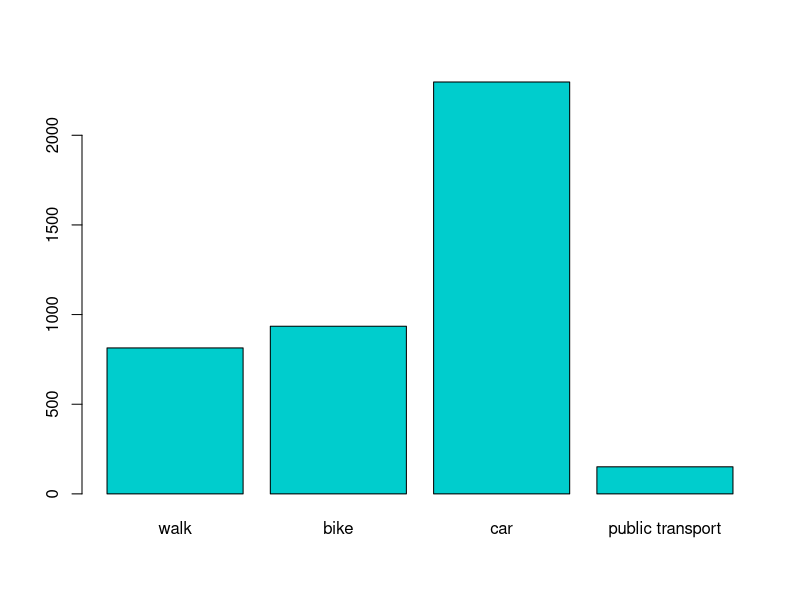
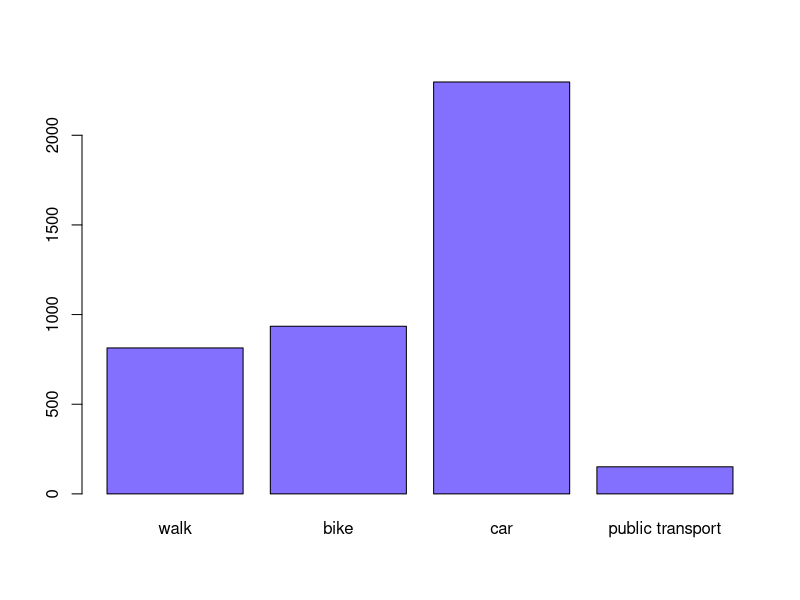
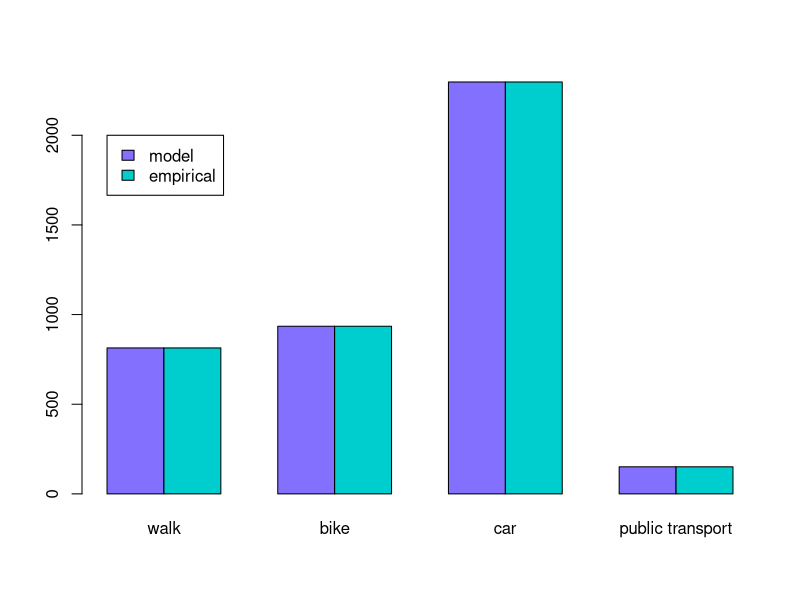

Source code (R) for these figures, in order:
## ---- chunk 1
library(readxl)
library(tidyverse)
## ---- chunk 2
df <- read_xlsx('data/PFIII_ex1_2020_data.xlsx')
## ---- chunk 3
LL_1 <- -4271.1
LL_2 <- -4257.4
k <- 5
AIC_1 <- 2 * k - 2 * LL_1
AIC_2 <- 2 * k - 2 * LL_2

rho_2 <- 1 - (LL_2/LL_1)
## ---- chunk 4
alpha <- -0.4489316
beta <- -0.0267934
v1 <- alpha*log(df$TC1) + beta*df$TT1
v2 <- 0.1097849 + alpha*log(df$TC2) + beta*df$TT2
v4 <- 1.3413546 + alpha*log(df$TC4) + beta*df$TT4
v6 <- -0.7295991 + alpha*log(df$TC6) + beta*df$TT6
## ---- chunk 5
df$prob_1 <- exp(v1) / (exp(v1) + exp(v2) + exp(v4) + exp(v6))
df$prob_2 <- exp(v2) / (exp(v1) + exp(v2) + exp(v4) + exp(v6))
df$prob_4 <- exp(v4) / (exp(v1) + exp(v2) + exp(v4) + exp(v6))
df$prob_6 <- exp(v6) / (exp(v1) + exp(v2) + exp(v4) + exp(v6))
## ---- chunk 6
select(df, c("prob_1","prob_2","prob_4","prob_6"))
## ---- chunk 7
c(mean(df$prob_1),mean(df$prob_2),mean(df$prob_4),mean(df$prob_6))
## ---- chunk 8
estimations <- data.frame("trips"=c(mean(df$prob_1)*4197, mean(df$prob_2)*4197, mean(df$prob_4)*4197, mean(df$prob_6)*4197), "mode"=c("walk","bike","car","public transport"))
## ---- chunk 9
sum(estimations$trips)
## ---- chunk 10
table(df$choice)
## ---- chunk 11
barplot(height=rle(sort(df$choice))$lengths, names=estimations$mode, col="cyan3")
## ---- chunk 12
barplot(height=estimations$trips, names=estimations$mode, col="lightslateblue")
## ---- chunk 13
#create dataframe
barframe <- data.frame("trips"=c(estimations$trips, rle(sort(df$choice))$lengths), "mode"=rep(estimations$mode,2), "method"=rep(c("model","empirical"), each=4))

# Modify data for Base R barplot
barframe <- reshape(barframe,                        
                     idvar = "method",
                     timevar = "mode",
                     direction = "wide")
row.names(barframe) <- barframe$method
barframe <- barframe[ , 2:ncol(barframe)]
colnames(barframe) <- estimations$mode
barframe <- as.matrix(barframe)

# Grouped barplot using Base R
barplot(height = barframe, beside = TRUE, col=c("lightslateblue", "cyan3"))
legend(1,2000, legend=c("model","empirical"), fill=c("lightslateblue", "cyan3"))                 
## ---- chunk 14
df$VOT_walk <- beta / (alpha/df$TC1)
df$VOT_bike <- beta / (alpha/df$TC2)
df$VOT_car <- beta / (alpha/df$TC4)
df$VOT_pub <- beta / (alpha/df$TC6)
mean(df$VOT_walk)
mean(df$VOT_bike)
mean(df$VOT_car)
mean(df$VOT_pub)
## ---- chunk 15
sum(df$VOT_walk * df$prob_1) / sum(df$prob_1)
sum(df$VOT_bike * df$prob_2) / sum(df$prob_2)
sum(df$VOT_car * df$prob_4) / sum(df$prob_4)
sum(df$VOT_pub * df$prob_6) / sum(df$prob_6)
## ---- chunk 16
df_fem=df
df_fem$Gender=df_fem$Gender-1
## ---- chunk 17
alpha <- -0.4747656
beta <- -0.0263811
c=0.9936726
v1 <- alpha*log(df_fem$TC1) + beta*df_fem$TT1
v2 <- 0.1323373 + alpha*log(df_fem$TC2) + beta*df_fem$TT2
v4 <- 1.4104197 + alpha*log(df_fem$TC4) + beta*df_fem$TT4
v6 <- -1.2657003 + alpha*log(df_fem$TC6) + beta*df_fem$TT6+c*df_fem$Gender
## ---- chunk 18
df_fem$prob_1 <- exp(v1) / (exp(v1) + exp(v2) + exp(v4) + exp(v6))
df_fem$prob_2 <- exp(v2) / (exp(v1) + exp(v2) + exp(v4) + exp(v6))
df_fem$prob_4 <- exp(v4) / (exp(v1) + exp(v2) + exp(v4) + exp(v6))
df_fem$prob_6 <- exp(v6) / (exp(v1) + exp(v2) + exp(v4) + exp(v6))
## ---- chunk 19
c(
  mean(df$prob_1),
  mean(df$prob_2),
  mean(df$prob_4),
  mean(df$prob_6))
## ---- chunk 20
c(
  mean(df_fem$prob_1),
  mean(df_fem$prob_2),
  mean(df_fem$prob_4),
  mean(df_fem$prob_6))
## ---- chunk 21
df_fem_split=filter(df_fem, Gender==1)
df_male_split=filter(df_fem, Gender==0)
## ---- chunk 22
males_walk <- mean(df_male_split$prob_1)*nrow(df_male_split)
females_walk <- mean(df_fem_split$prob_1)*nrow(df_fem_split)
females_walk / (males_walk + females_walk)

males_bike <- mean(df_male_split$prob_2)*nrow(df_male_split)
females_bike <- mean(df_fem_split$prob_2)*nrow(df_fem_split)
females_bike / (males_bike + females_bike)

males_car <- mean(df_male_split$prob_4)*nrow(df_male_split)
females_car <- mean(df_fem_split$prob_4)*nrow(df_fem_split)
females_car / (males_car + females_car)

males_pt <- mean(df_male_split$prob_6)*nrow(df_male_split)
females_pt <- mean(df_fem_split$prob_6)*nrow(df_fem_split)
females_pt / (males_pt + females_pt)
## ---- chunk 23
df_fem_split=filter(df, Gender==2)
df_male_split=filter(df, Gender==1)
## ---- chunk 24
males_walk <- mean(df_male_split$prob_1)*nrow(df_male_split)
females_walk <- mean(df_fem_split$prob_1)*nrow(df_fem_split)
females_walk / (males_walk + females_walk)

males_bike <- mean(df_male_split$prob_2)*nrow(df_male_split)
females_bike <- mean(df_fem_split$prob_2)*nrow(df_fem_split)
females_bike / (males_bike + females_bike)

males_car <- mean(df_male_split$prob_4)*nrow(df_male_split)
females_car <- mean(df_fem_split$prob_4)*nrow(df_fem_split)
females_car / (males_car + females_car)

males_pt <- mean(df_male_split$prob_6)*nrow(df_male_split)
females_pt <- mean(df_fem_split$prob_6)*nrow(df_fem_split)
females_pt / (males_pt + females_pt)
## ---- chunk 25
males_walk <- nrow(filter(df_male_split, Mode == 1))
females_walk <- nrow(filter(df_fem_split, Mode == 1))
females_walk / (males_walk + females_walk)

males_bike <- nrow(filter(df_male_split, Mode == 2))
females_bike <- nrow(filter(df_fem_split, Mode == 2))
females_bike / (males_bike + females_bike)

males_car <- nrow(filter(df_male_split, Mode == 4))
females_car <- nrow(filter(df_fem_split, Mode == 4))
females_car / (males_car + females_car)

males_pt <- nrow(filter(df_male_split, Mode == 6))
females_pt <- nrow(filter(df_fem_split, Mode == 6))
females_pt / (males_pt + females_pt)
## ---- chunk 26
df$TC4 <- df$TC4*1.50
alpha <- -0.4489316
beta <- -0.0267934
v1 <- alpha*log(df$TC1) + beta*df$TT1
v2 <- 0.1097849 + alpha*log(df$TC2) + beta*df$TT2
v4 <- 1.3413546 + alpha*log(df$TC4) + beta*df$TT4
v6 <- -0.7295991 + alpha*log(df$TC6) + beta*df$TT6
## ---- chunk 27
df$prob_1 <- exp(v1) / (exp(v1) + exp(v2) + exp(v4) + exp(v6))
df$prob_2 <- exp(v2) / (exp(v1) + exp(v2) + exp(v4) + exp(v6))
df$prob_4 <- exp(v4) / (exp(v1) + exp(v2) + exp(v4) + exp(v6))
df$prob_6 <- exp(v6) / (exp(v1) + exp(v2) + exp(v4) + exp(v6))
## ---- chunk 28
c(mean(df$prob_1),mean(df$prob_2),mean(df$prob_4),mean(df$prob_6))
## ---- chunk 29
v7 <- 1.3413546 + alpha*log(df$TC4*1.20) + beta*(df$TT4*1.20)
## ---- chunk 30
df$prob_1 <- exp(v1) / (exp(v1) + exp(v2) + exp(v4) + exp(v6) + exp(v7))
df$prob_2 <- exp(v2) / (exp(v1) + exp(v2) + exp(v4) + exp(v6) + exp(v7))
df$prob_4 <- exp(v4) / (exp(v1) + exp(v2) + exp(v4) + exp(v6) + exp(v7))
df$prob_6 <- exp(v6) / (exp(v1) + exp(v2) + exp(v4) + exp(v6) + exp(v7))
df$prob_7 <- exp(v7) / (exp(v1) + exp(v2) + exp(v4) + exp(v6) + exp(v7))
c(mean(df$prob_1),mean(df$prob_2),mean(df$prob_4),mean(df$prob_6),mean(df$prob_7))
## ---- chunk 31
LL_1 <- -4240.9
LL_3 <- -4241.5
LL_4 <- -4237.4
AIC_1 <- 2 * 7 - 2 * LL_1
AIC_3 <- 2 * 7 - 2 * LL_3
AIC_4 <- 2 * 8 - 2 * LL_4
c(AIC_1,AIC_3,AIC_4)
## ---- chunk 32
df <- read_xlsx('data/PFIII_ex1_2020_data.xlsx')
df$Gender <- df$Gender - 1
coef_time <- -0.0205695
coef_logcost <- -0.3153978
coef_fem <- 0.7133131
coef_nest_bikepub <- 0.6319911
coef_nest_carwalk <- 0.7340071
v1 <- coef_time*df$TT1 + coef_logcost*log(df$TC1)
v2 <- -0.1822955 + coef_time*df$TT2 + coef_logcost*log(df$TC2)
v4 <- 0.9418312 + coef_time*df$TT4 + coef_logcost*log(df$TC4)
v6 <- -1.1596390 + coef_time*df$TT6 + coef_logcost*log(df$TC6) + coef_fem*df$Gender 
## ---- chunk 33
logsum_carwalk <- (exp(v1/coef_nest_carwalk) + exp(v4/coef_nest_carwalk))
logsum_bikepub <- (exp(v2/coef_nest_bikepub) + exp(v6/coef_nest_bikepub))
df$prob_1_conditional <- exp(v1/coef_nest_carwalk) / logsum_carwalk
df$prob_4_conditional <- exp(v4/coef_nest_carwalk) / logsum_carwalk
c(mean(df$prob_1_conditional),mean(df$prob_4_conditional))

df$prob_2_conditional <- exp(v2/coef_nest_bikepub) / logsum_bikepub
df$prob_6_conditional <- exp(v6/coef_nest_bikepub) / logsum_bikepub
c(mean(df$prob_2_conditional), mean(df$prob_6_conditional))
## ---- chunk 34
df$nestprob_carwalk <- exp(coef_nest_carwalk * log(logsum_carwalk)) / (exp(coef_nest_carwalk * log(logsum_carwalk)) + exp(coef_nest_bikepub * log(logsum_bikepub)))

df$nestprob_bikepub <- exp(coef_nest_bikepub * log(logsum_bikepub)) / (exp(coef_nest_carwalk * log(logsum_carwalk)) + exp(coef_nest_bikepub * log(logsum_bikepub)))
c(mean(df$nestprob_carwalk), mean(df$nestprob_bikepub))
## ---- chunk 35
df$prob_1 <- df$prob_1_conditional * df$nestprob_carwalk
df$prob_4 <- df$prob_4_conditional * df$nestprob_carwalk

df$prob_2 <- df$prob_2_conditional * df$nestprob_bikepub
df$prob_6 <- df$prob_6_conditional * df$nestprob_bikepub
c(mean(df$prob_1) , mean(df$prob_2) , mean(df$prob_4) , mean(df$prob_6))
## ---- chunk 36
df$VOT_walk <- coef_time / (coef_logcost / log(df$TC1))
df$VOT_bike <- coef_time / (coef_logcost / log(df$TC2))
df$VOT_car <- coef_time / (coef_logcost / log(df$TC4))
df$VOT_pub <- coef_time / (coef_logcost / log(df$TC6))
c(mean(df$VOT_walk),mean(df$VOT_bike),mean(df$VOT_car),mean(df$VOT_pub))
## ---- chunk 37
sum(df$VOT_walk * df$prob_1) / sum(df$prob_1)
sum(df$VOT_bike * df$prob_2) / sum(df$prob_2)
sum(df$VOT_car * df$prob_4) / sum(df$prob_4)
sum(df$VOT_pub * df$prob_6) / sum(df$prob_6)
## ---- chunk 38
#direct
df$elasticity_walk_cost_direct <- coef_logcost*(1-df$prob_1)
df$elasticity_bike_cost_direct <- coef_logcost*(1-df$prob_2)
df$elasticity_car_cost_direct <- coef_logcost*(1-df$prob_4)
df$elasticity_pub_cost_direct <- coef_logcost*(1-df$prob_6)

df$elasticity_walk_time_direct <- df$TT1*coef_time*(1-df$prob_1)
df$elasticity_bike_time_direct <- df$TT2*coef_time*(1-df$prob_2)
df$elasticity_car_time_direct <- df$TT4*coef_time*(1-df$prob_4)
df$elasticity_pub_time_direct <- df$TT6*coef_time*(1-df$prob_6)

#cross
df$elasticity_walk_cost_cross <- -coef_logcost*df$prob_1
df$elasticity_bike_cost_cross <- -coef_logcost*df$prob_2
df$elasticity_car_cost_cross <- -coef_logcost*df$prob_4
df$elasticity_pub_cost_cross <- -coef_logcost*df$prob_6

df$elasticity_walk_time_cross <- -coef_time*df$TT1*df$prob_1
df$elasticity_bike_time_cross <- -coef_time*df$TT2*df$prob_2
df$elasticity_car_time_cross <- -coef_time*df$TT4*df$prob_4
df$elasticity_pub_time_cross <- -coef_time*df$TT6*df$prob_6
## ---- chunk 39
#direct
sum(df$elasticity_walk_cost_direct * df$prob_1) / sum(df$prob_1)
sum(df$elasticity_bike_cost_direct * df$prob_2) / sum(df$prob_2)
sum(df$elasticity_car_cost_direct * df$prob_4) / sum(df$prob_4)
sum(df$elasticity_pub_cost_direct * df$prob_6) / sum(df$prob_6)

sum(df$elasticity_walk_time_direct * df$prob_1) / sum(df$prob_1)
sum(df$elasticity_bike_time_direct * df$prob_2) / sum(df$prob_2)
sum(df$elasticity_car_time_direct * df$prob_4) / sum(df$prob_4)
sum(df$elasticity_pub_time_direct * df$prob_6) / sum(df$prob_6)

#cross
sum(df$elasticity_walk_cost_cross * df$prob_1) / sum(df$prob_1)
sum(df$elasticity_bike_cost_cross * df$prob_2) / sum(df$prob_2)
sum(df$elasticity_car_cost_cross * df$prob_4) / sum(df$prob_4)
sum(df$elasticity_pub_cost_cross * df$prob_6) / sum(df$prob_6)

sum(df$elasticity_walk_time_cross * df$prob_1) / sum(df$prob_1)
sum(df$elasticity_bike_time_cross * df$prob_2) / sum(df$prob_2)
sum(df$elasticity_car_time_cross * df$prob_4) / sum(df$prob_4)
sum(df$elasticity_pub_time_cross * df$prob_6) / sum(df$prob_6)
## ---- chunk 40
market_share_walk_base <- mean(df$prob_1)*nrow(df)
market_share_bike_base <- mean(df$prob_2)*nrow(df)
market_share_car_base <- mean(df$prob_4)*nrow(df)
market_share_pub_base <- mean(df$prob_6)*nrow(df)

df2 <- df

v1 <- coef_time*df2$TT1 + coef_logcost*log(df2$TC1)
v2 <- -0.1822955 + coef_time*df2$TT2 + coef_logcost*log(df2$TC2)
v4 <- 0.9418312 + coef_time*df2$TT4 + coef_logcost*log(df2$TC4*1.10)
v6 <- -1.1596390 + coef_time*df2$TT6 + coef_logcost*log(df2$TC6) + coef_fem*df2$Gender 

logsum_carwalk <- (exp(v1/coef_nest_carwalk) + exp(v4/coef_nest_carwalk))
logsum_bikepub <- (exp(v2/coef_nest_bikepub) + exp(v6/coef_nest_bikepub))
df2$prob_1_conditional <- exp(v1/coef_nest_carwalk) / logsum_carwalk
df2$prob_4_conditional <- exp(v4/coef_nest_carwalk) / logsum_carwalk

df2$prob_2_conditional <- exp(v2/coef_nest_bikepub) / logsum_bikepub
df2$prob_6_conditional <- exp(v6/coef_nest_bikepub) / logsum_bikepub

df2$nestprob_carwalk <- exp(coef_nest_carwalk * log(logsum_carwalk)) / (exp(coef_nest_carwalk * log(logsum_carwalk)) + exp(coef_nest_bikepub * log(logsum_bikepub)))

df2$nestprob_bikepub <- exp(coef_nest_bikepub * log(logsum_bikepub)) / (exp(coef_nest_carwalk * log(logsum_carwalk)) + exp(coef_nest_bikepub * log(logsum_bikepub)))

df2$prob_1 <- df2$prob_1_conditional * df2$nestprob_carwalk
df2$prob_4 <- df2$prob_4_conditional * df2$nestprob_carwalk

df2$prob_2 <- df2$prob_2_conditional * df2$nestprob_bikepub
df2$prob_6 <- df2$prob_6_conditional * df2$nestprob_bikepub

market_share_walk_scenario <- mean(df2$prob_1)*nrow(df2)
market_share_bike_scenario <- mean(df2$prob_2)*nrow(df2)
market_share_car_scenario <- mean(df2$prob_4)*nrow(df2)
market_share_pub_scenario <- mean(df2$prob_6)*nrow(df2)

((market_share_walk_scenario - market_share_walk_base)/ market_share_walk_base) / 0.10
((market_share_bike_scenario - market_share_bike_base)/ market_share_bike_base) / 0.10
((market_share_car_scenario  - market_share_car_base) / market_share_car_base)/ 0.10
((market_share_pub_scenario  - market_share_pub_base) / market_share_pub_base)/ 0.10
## ---- chunk 41
v1 <- coef_time*df2$TT1 + coef_logcost*log(df2$TC1)
v2 <- -0.1822955 + coef_time*df2$TT2 + coef_logcost*log(df2$TC2)
v4 <- 0.9418312 + coef_time*df2$TT4*1.10 + coef_logcost*log(df2$TC4)
v6 <- -1.1596390 + coef_time*df2$TT6 + coef_logcost*log(df2$TC6) + coef_fem*df2$Gender 

logsum_carwalk <- (exp(v1/coef_nest_carwalk) + exp(v4/coef_nest_carwalk))
logsum_bikepub <- (exp(v2/coef_nest_bikepub) + exp(v6/coef_nest_bikepub))
df2$prob_1_conditional <- exp(v1/coef_nest_carwalk) / logsum_carwalk
df2$prob_4_conditional <- exp(v4/coef_nest_carwalk) / logsum_carwalk

df2$prob_2_conditional <- exp(v2/coef_nest_bikepub) / logsum_bikepub
df2$prob_6_conditional <- exp(v6/coef_nest_bikepub) / logsum_bikepub

df2$nestprob_carwalk <- exp(coef_nest_carwalk * log(logsum_carwalk)) / (exp(coef_nest_carwalk * log(logsum_carwalk)) + exp(coef_nest_bikepub * log(logsum_bikepub)))

df2$nestprob_bikepub <- exp(coef_nest_bikepub * log(logsum_bikepub)) / (exp(coef_nest_carwalk * log(logsum_carwalk)) + exp(coef_nest_bikepub * log(logsum_bikepub)))

df2$prob_1 <- df2$prob_1_conditional * df2$nestprob_carwalk
df2$prob_4 <- df2$prob_4_conditional * df2$nestprob_carwalk

df2$prob_2 <- df2$prob_2_conditional * df2$nestprob_bikepub
df2$prob_6 <- df2$prob_6_conditional * df2$nestprob_bikepub

market_share_walk_scenario <- mean(df2$prob_1)*nrow(df2)
market_share_bike_scenario <- mean(df2$prob_2)*nrow(df2)
market_share_car_scenario <- mean(df2$prob_4)*nrow(df2)
market_share_pub_scenario <- mean(df2$prob_6)*nrow(df2)

((market_share_walk_scenario - market_share_walk_base)/ market_share_walk_base) / 0.10
((market_share_bike_scenario - market_share_bike_base)/ market_share_bike_base) / 0.10
((market_share_car_scenario  - market_share_car_base) / market_share_car_base)/ 0.10
((market_share_pub_scenario  - market_share_pub_base) / market_share_pub_base)/ 0.10
## ---- chunk 42


calculate_ms <- function(asc){
  v1 <- asc[1] + coef_time*df2$TT1 + coef_logcost*log(df2$TC1)
  v2 <- asc[2] + coef_time*df2$TT2 + coef_logcost*log(df2$TC2)
  v4 <- asc[3] + coef_time*df2$TT4 + coef_logcost*log(df2$TC4)
  v6 <- asc[4] + coef_time*df2$TT6 + coef_logcost*log(df2$TC6) + coef_fem*df2$Gender 
  v7 <- asc[5] + coef_time*df2$TT4*1.20 + coef_logcost*log(df2$TC4*1.20)
    
  logsum_carwalk <- (exp(v1/coef_nest_carwalk) + exp(v4/coef_nest_carwalk) + exp(v7/coef_nest_carwalk))
  logsum_bikepub <- (exp(v2/coef_nest_bikepub) + exp(v6/coef_nest_bikepub))
  df2$prob_1_conditional <- exp(v1/coef_nest_carwalk) / logsum_carwalk
  df2$prob_4_conditional <- exp(v4/coef_nest_carwalk) / logsum_carwalk
  df2$prob_7_conditional <- exp(v7/coef_nest_carwalk) / logsum_carwalk
  
  df2$prob_2_conditional <- exp(v2/coef_nest_bikepub) / logsum_bikepub
  df2$prob_6_conditional <- exp(v6/coef_nest_bikepub) / logsum_bikepub
  
  df2$nestprob_carwalk <- exp(coef_nest_carwalk * log(logsum_carwalk)) / (exp(coef_nest_carwalk * log(logsum_carwalk)) + exp(coef_nest_bikepub * log(logsum_bikepub)))
  
  df2$nestprob_bikepub <- exp(coef_nest_bikepub * log(logsum_bikepub)) / (exp(coef_nest_carwalk * log(logsum_carwalk)) + exp(coef_nest_bikepub * log(logsum_bikepub)))
  
  df2$prob_1 <- df2$prob_1_conditional * df2$nestprob_carwalk
  df2$prob_4 <- df2$prob_4_conditional * df2$nestprob_carwalk
  df2$prob_7 <- df2$prob_7_conditional * df2$nestprob_carwalk
  
  df2$prob_2 <- df2$prob_2_conditional * df2$nestprob_bikepub
  df2$prob_6 <- df2$prob_6_conditional * df2$nestprob_bikepub
  
  return(c(mean(df2$prob_1),mean(df2$prob_2),mean(df2$prob_4),mean(df2$prob_6),mean(df2$prob_7)))
}

calibrate_ms <- function(MS_est,MS_given,asc){
  asc[1] <- asc[1] + log(MS_given[1]/MS_est[1])
  asc[2] <- asc[2] + log(MS_given[2]/MS_est[2])
  asc[3] <- asc[3] + log(MS_given[3]/MS_est[3])
  asc[4] <- asc[4] + log(MS_given[4]/MS_est[4])
  asc[5] <- asc[5] + log(MS_given[5]/MS_est[5])
  return(asc)
}
  
## ---- chunk 43
MS_given <- c(0.15,0.25,0.39,0.08,0.13)
asc <- c(0,-0.1822955,0.9418312,-1.1596390,0.9418312)
MS_est <- calculate_ms(asc)
MS_est

## ---- chunk 44
asc <- calibrate_ms(MS_est,MS_given,asc)
asc
## ---- chunk 45
MS_est <- calculate_ms(asc)
MS_est
## ---- chunk 46
asc <- calibrate_ms(MS_est,MS_given,asc)
asc
## ---- chunk 47
MS_est <- calculate_ms(asc)
MS_est
## ---- chunk 48
asc <- calibrate_ms(MS_est,MS_given,asc)
asc
## ---- chunk 49
MS_est <- calculate_ms(asc)
MS_est
## ---- chunk 50
asc <- calibrate_ms(MS_est,MS_given,asc)
asc
## ---- chunk 51
MS_est <- calculate_ms(asc)
MS_est
## ---- chunk 52
asc <- calibrate_ms(MS_est,MS_given,asc)
asc
## ---- chunk 53
MS_est <- calculate_ms(asc)
MS_est
## ---- chunk 54
asc <- calibrate_ms(MS_est,MS_given,asc)
asc
## ---- chunk 55
MS_est <- calculate_ms(asc)
MS_est
## ---- chunk 56
asc <- calibrate_ms(MS_est,MS_given,asc)
asc
## ---- chunk 57
MS_est <- calculate_ms(asc)
MS_est
## ---- chunk 58
asc <- calibrate_ms(MS_est,MS_given,asc)
asc
## ---- chunk 59
MS_est <- calculate_ms(asc)
MS_est
## ---- chunk 60
calculate_ms_sc <- function(asc){
  v1 <- asc[1] + coef_time*df2$TT1 + coef_logcost*log(df2$TC1)
  v2 <- asc[2] + coef_time*df2$TT2 + coef_logcost*log(df2$TC2)
  v4 <- asc[3] + coef_time*df2$TT4 + coef_logcost*log(df2$TC4)
  v6 <- asc[4] + coef_time*df2$TT6 + coef_logcost*log(df2$TC6) + coef_fem*df2$Gender 
  v7 <- asc[5] + coef_time*df2$TT4 + coef_logcost*log(df2$TC4)
    
  logsum_carwalk <- (exp(v1/coef_nest_carwalk) + exp(v4/coef_nest_carwalk) + exp(v7/coef_nest_carwalk))
  logsum_bikepub <- (exp(v2/coef_nest_bikepub) + exp(v6/coef_nest_bikepub))
  df2$prob_1_conditional <- exp(v1/coef_nest_carwalk) / logsum_carwalk
  df2$prob_4_conditional <- exp(v4/coef_nest_carwalk) / logsum_carwalk
  df2$prob_7_conditional <- exp(v7/coef_nest_carwalk) / logsum_carwalk
  
  df2$prob_2_conditional <- exp(v2/coef_nest_bikepub) / logsum_bikepub
  df2$prob_6_conditional <- exp(v6/coef_nest_bikepub) / logsum_bikepub
  
  df2$nestprob_carwalk <- exp(coef_nest_carwalk * log(logsum_carwalk)) / (exp(coef_nest_carwalk * log(logsum_carwalk)) + exp(coef_nest_bikepub * log(logsum_bikepub)))
  
  df2$nestprob_bikepub <- exp(coef_nest_bikepub * log(logsum_bikepub)) / (exp(coef_nest_carwalk * log(logsum_carwalk)) + exp(coef_nest_bikepub * log(logsum_bikepub)))
  
  df2$prob_1 <- df2$prob_1_conditional * df2$nestprob_carwalk
  df2$prob_4 <- df2$prob_4_conditional * df2$nestprob_carwalk
  df2$prob_7 <- df2$prob_7_conditional * df2$nestprob_carwalk
  
  df2$prob_2 <- df2$prob_2_conditional * df2$nestprob_bikepub
  df2$prob_6 <- df2$prob_6_conditional * df2$nestprob_bikepub
  
  return(c(mean(df2$prob_1),mean(df2$prob_2),mean(df2$prob_4),mean(df2$prob_6),mean(df2$prob_7)))
}
## ---- chunk 61
MS_est <- calculate_ms_sc(asc)
MS_est
